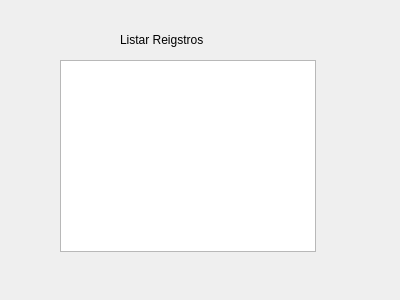
<?xml version="1.0" encoding="UTF-8"?>
<ui version="4.0">
 <class>Form</class>
 <widget class="QWidget" name="Form">
  <property name="geometry">
   <rect>
    <x>0</x>
    <y>0</y>
    <width>400</width>
    <height>300</height>
   </rect>
  </property>
  <property name="windowTitle">
   <string>Form</string>
  </property>
  <widget class="QLabel" name="lb_ingreso">
   <property name="geometry">
    <rect>
     <x>120</x>
     <y>30</y>
     <width>161</width>
     <height>20</height>
    </rect>
   </property>
   <property name="text">
    <string>Listar Reigstros</string>
   </property>
  </widget>
  <widget class="QTextBrowser" name="txt_registros">
   <property name="geometry">
    <rect>
     <x>60</x>
     <y>60</y>
     <width>256</width>
     <height>192</height>
    </rect>
   </property>
  </widget>
 </widget>
 <resources/>
 <connections/>
</ui>
